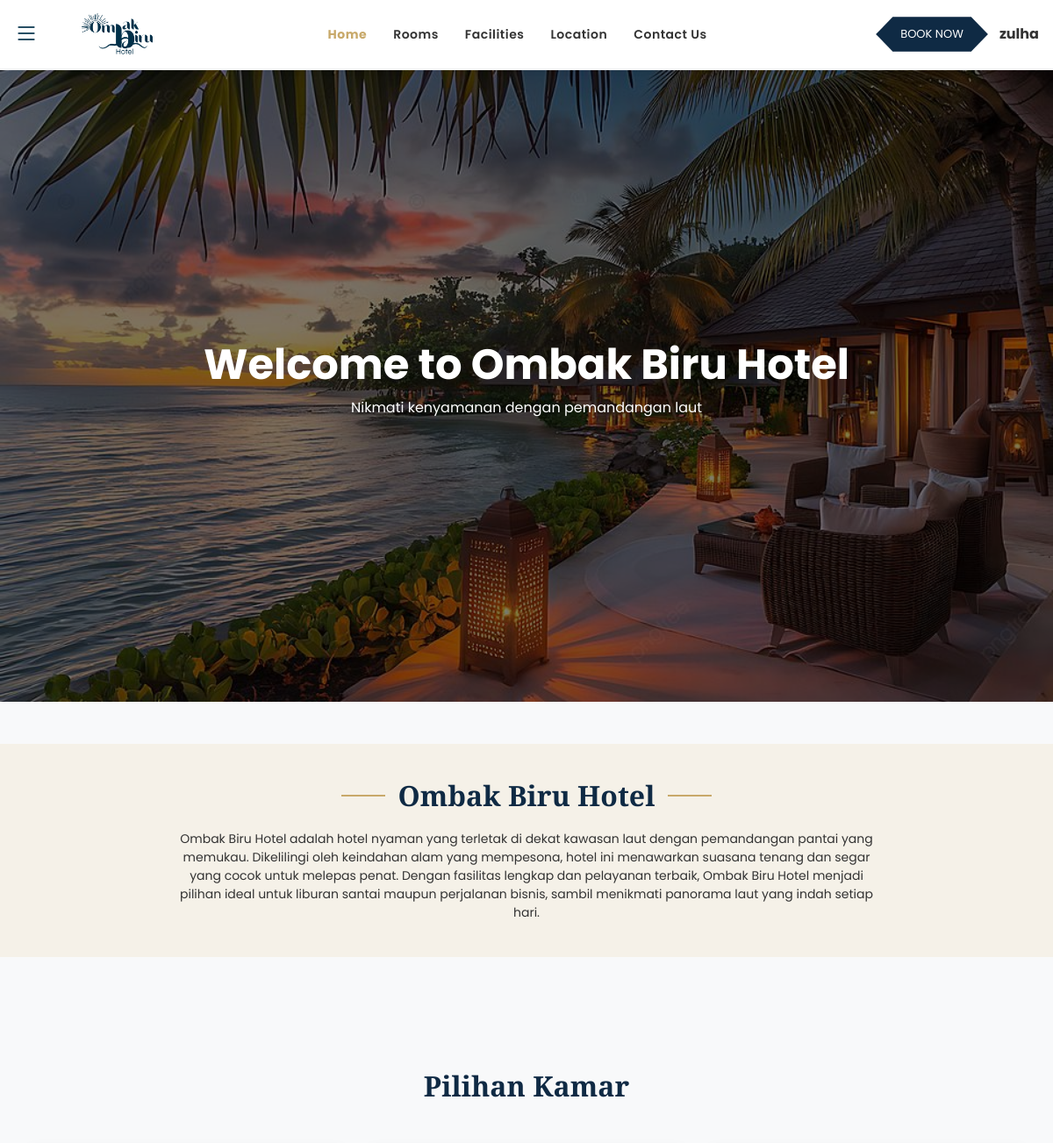
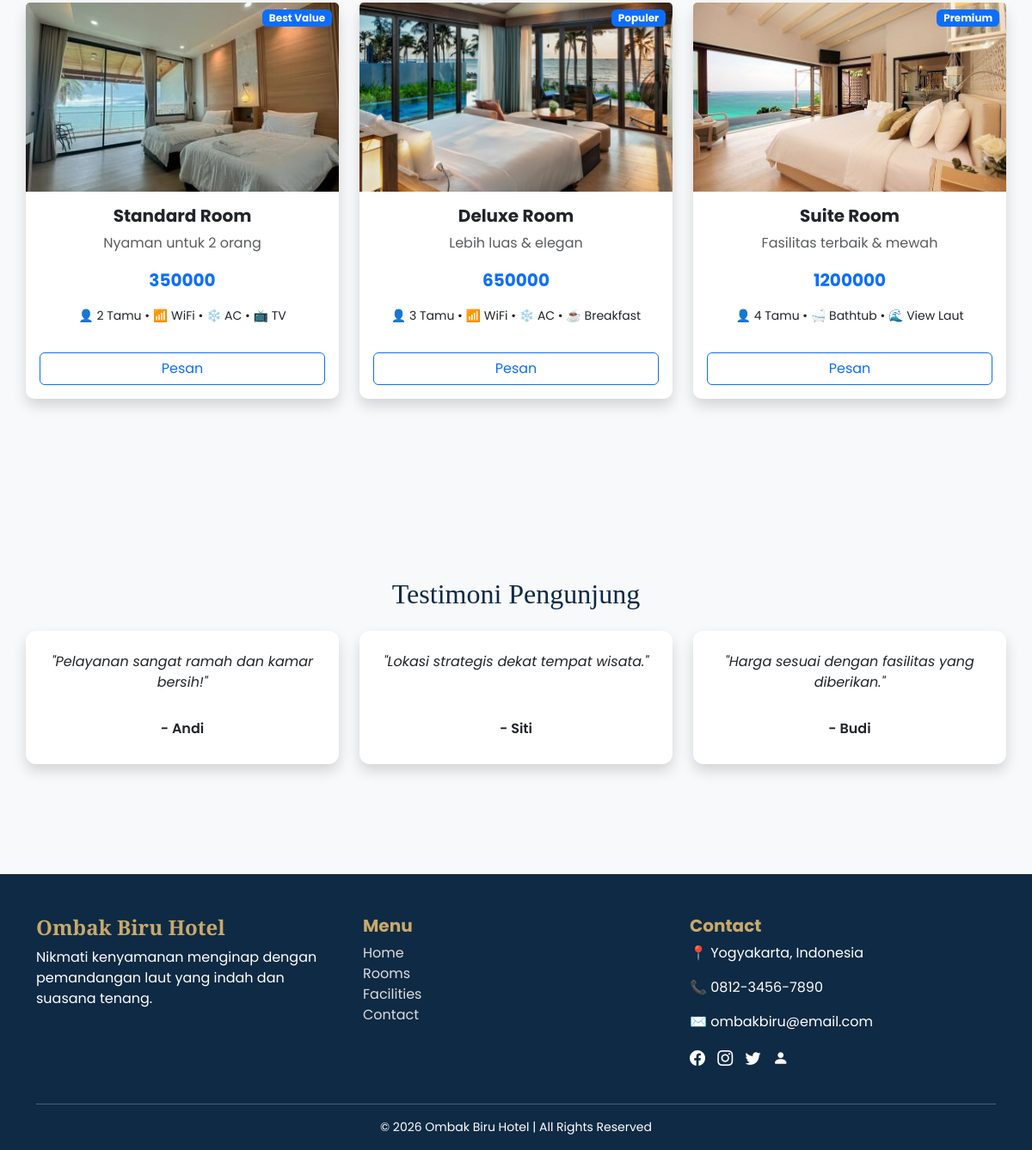
/dashboard.php (signed in), run on the app's committed database (2 pictures, top to bottom).
### tables this page shows
CREATE TABLE `kamar` (
  `id` int(11) NOT NULL,
  `nama` varchar(100) DEFAULT NULL,
  `deskripsi` text DEFAULT NULL,
  `harga` int(11) DEFAULT NULL,
  `fitur` text DEFAULT NULL,
  `gambar` varchar(255) DEFAULT NULL,
  `badge` varchar(50) DEFAULT NULL,
  `jumlah_unit` int(11) DEFAULT NULL
);

### dashboard.php (the view, shortened to what this page needs)
<?php
include 'koneksi.php';
$query = mysqli_query($conn, "SELECT * FROM kamar");
$kamar = mysqli_fetch_all($query, MYSQLI_ASSOC);
?>
<!DOCTYPE html>
<html lang="en">
<head>
    <link href="https://cdn.jsdelivr.net/npm/bootstrap@5.3.8/dist/css/bootstrap.min.css" rel="stylesheet">
    <link rel="stylesheet" href="https://cdn.jsdelivr.net/npm/bootstrap-icons@1.11.3/font/bootstrap-icons.css">
    <link rel="stylesheet" href="css/dashboard.css?v=1000">
</head>
<body>
<header class="navbar-custom d-flex align-items-center justify-content-between px-3">
    <div class="d-flex align-items-center gap-3">
    <div class="hamburger position-relative">
    <i class="bi bi-list" id="hamburgerBtn"></i>
</div>
    <div class="logo">
        <a href="dashboard.php">
            <img src="img/logo.png" alt="Logo">
        </a>
    </div>
</div>
    <div class="menu">
        <a href="#home" class="active">Home</a>
        <a href="#rooms">Rooms</a>
        <a href="fasilitas.php">Facilities</a>
        <a href="#location">Location</a>
        <a href="#location">Contact Us</a>
    </div>
    <div class="d-flex align-items-center">
        <a href="#rooms" class="btn-book">BOOK NOW</a>
        <?php if(isset($_SESSION['user'])): ?>
            <span class="fw-bold ms-2"><?= $_SESSION['user']['username']; ?></span>
        <?php else: ?>
            <a href="login_user.php" class="btn-book ms-2">Login</a>
        <?php endif; ?>
    </div>
</header>
<main>
<div class="hero-section" id="home">
    <div class="overlay">
        <div class="hero-content">
            <h1>Welcome to Ombak Biru Hotel</h1>
            <p>Nikmati kenyamanan dengan pemandangan laut</p>
        </div>
    </div>
</div>
<div class="about-section text-center my-5">
    <div class="title-line">
        <span></span>
        <h2>Ombak Biru Hotel</h2>
        <span></span>
    </div>
    <p>
        Ombak Biru Hotel adalah hotel nyaman yang terletak di dekat kawasan laut dengan pemandangan pantai yang memukau. Dikelilingi oleh keindahan alam yang mempesona, hotel ini menawarkan suasana tenang dan segar yang cocok untuk melepas penat. Dengan fasilitas lengkap dan pelayanan terbaik, Ombak Biru Hotel menjadi pilihan ideal untuk liburan santai maupun perjalanan bisnis, sambil menikmati panorama laut yang indah setiap hari.
    </p>
</div>
<div class="container kamar text-center my-5" id="rooms">
    <h2 class="mb-5 fw-bold">Pilihan Kamar</h2>
    <div class="row g-4">
    <?php foreach($kamar as $k) : ?>
    <div class="col-md-4 d-flex">
        <div class="card shadow w-100 d-flex flex-column">
            <div class="position-relative">
                <img src="<?= $k['gambar']; ?>" class="card-img-top">
                <span class="badge bg-primary position-absolute top-0 end-0 m-2">
                    <?= $k['badge']; ?>
                </span>
            </div>
            <div class="card-body text-center">
                <h5 class="fw-bold"><?= $k['nama']; ?></h5>
                <p class="text-muted"><?= $k['deskripsi']; ?></p>
                <p class="fw-bold text-primary fs-5"><?= $k['harga']; ?></p>
                <p class="small"><?= $k['fitur']; ?></p>
                <a href="booking.php?id=<?= $k['id']; ?>" class="btn btn-outline-primary w-100 mt-3">
                    Pesan
                </a>
            </div>
        </div>
    </div>
    <?php endforeach; ?>
    </div>
</div>
<div class="container testimoni text-center my-5">
    <h2 class="mb-4">Testimoni Pengunjung</h2>
    <div class="row g-4">
        <div class="col-md-4 d-flex">
            <div class="card p-4 shadow w-100 d-flex flex-column justify-content-between">
                <p>"Pelayanan sangat ramah dan kamar bersih!"</p>
                <h6 class="mt-3">- Andi</h6>
            </div>
        </div>
        <div class="col-md-4 d-flex">
            <div class="card p-4 shadow w-100 d-flex flex-column justify-content-between">
                <p>"Lokasi strategis dekat tempat wisata."</p>
                <h6 class="mt-3">- Siti</h6>
            </div>
        </div>
        <div class="col-md-4 d-flex">
            <div class="card p-4 shadow w-100 d-flex flex-column justify-content-between">
                <p>"Harga sesuai dengan fasilitas yang diberikan."</p>
                <h6 class="mt-3">- Budi</h6>
            </div>
        </div>
    </div>
</div>
</main>
<footer class="footer-custom text-white pt-5 pb-3">
    <div class="container">
        <div class="row">
            <div class="col-md-4 mb-4">
                <h4 class="fw-bold">Ombak Biru Hotel</h4>
                <p>Nikmati kenyamanan menginap dengan pemandangan laut yang indah dan suasana tenang.</p>
            </div>
            <div class="col-md-4 mb-4">
                <h5 class="fw-bold">Menu</h5>
                <ul class="list-unstyled">
                    <li><a href="#">Home</a></li>
                    <li><a href="#">Rooms</a></li>
                    <li><a href="#">Facilities</a></li>
                    <li><a href="#">Contact</a></li>
                </ul>
            </div>
            <div class="col-md-4 mb-4" id="location">
                <h5 class="fw-bold">Contact</h5>
                <p>📍 Yogyakarta, Indonesia</p>
                <p>📞 0812-3456-7890</p>
                <p>✉️ ombakbiru@email.com</p>
                <div class="social-icons mt-3">
                    <a href="#"><i class="bi bi-facebook"></i></a>
                    <a href="#"><i class="bi bi-instagram"></i></a>
                    <a href="#"><i class="bi bi-twitter"></i></a>
                    <a href="login_admin.php" class="icon-user">
                        <i class="bi bi-person-fill"></i>
                    </a>
                </div>
            </div>
        </div>
        <hr class="bg-light">
        <p class="text-center small mb-0">
            &copy; 2026 Ombak Biru Hotel | All Rights Reserved
        </p>
    </div>
</footer>
</body>
</html>

### css/dashboard.css (style rules this page uses)
body { padding-top: 80px; color: #333; background-color: #f8f9fa; font-family: 'Poppins', sans-serif; }
h2, h3, h4 { font-family: 'Playfair Display', serif; color: #0f2a44; }
.navbar-custom { position: fixed; top: 0; left: 0; width: 100%; z-index: 1000; display: flex; align-items: center; justify-content: space-between; padding: 12px 60px; background: white; box-shadow: 0 2px 10px rgba(0,0,0,0.05); }
.logo img { height: 54px; transition: 0.3s; }
.logo { margin-left: 30px; }
.menu { display: flex; gap: 30px; margin: 0 auto; }
.menu a { text-decoration: none; color: #333; font-size: 14px; font-weight: 600; letter-spacing: 0.5px; transition: 0.3s; }
.menu a.active { color: #c8a96a; font-weight: 700; }
.btn-book { background: #0f2a44 !important; color: white; padding: 10px 28px; font-size: 13px; text-decoration: none; box-shadow: 0 4px 12px rgba(15, 42, 68, 0.3); margin-right: 5px; clip-path: polygon( 15% 0%, 85% 0%, 100% 50%, 85% 100%, 15% 100%, 0% 50% ); display: inline-block; transition: 0.3s; }
.hero-section { height: calc(100vh - 80px); background: url('../img/hotel.jpg') center/cover no-repeat; position: relative; }
.hero-section .overlay { position: absolute; inset: 0; background: rgba(0,0,0,0.5); display: flex; justify-content: center; align-items: center; text-align: center; }
.hero-section h1 { font-size: 3rem; color: white; font-weight: bold; }
.hero-content p { color: white; font-size: 16px; }
.kamar, .testimoni { padding: 80px 0; }
.card { border: none; border-radius: 10px; transition: 0.3s; }
.card-img-top { height: 220px; object-fit: cover; }
.about-section { background: #f5f1e8; padding: 40px 80px; }
.title-line { display: flex; align-items: center; justify-content: center; gap: 15px; margin-bottom: 20px; }
.title-line span { width: 50px; height: 2px; background-color: #c8a96a; }
.title-line h2 { margin: 0; font-weight: 600; }
.about-section p { max-width: 800px; margin: auto; font-size: 14px; }
.kamar .card { display: flex; flex-direction: column; height: 100%; }
.kamar .card-body { flex-grow: 1; display: flex; flex-direction: column; justify-content: space-between; }
.testimoni .card { height: 100%; border-radius: 12px; }
.testimoni p { font-style: italic; }
.testimoni h6 { font-weight: 600; }
.footer-custom { background-color: #0F2A44; }
.footer-custom h4, .footer-custom h5 { color: #C8A96A; }
.footer-custom a { color: #ddd; text-decoration: none; }
.social-icons a { color: white; margin-right: 10px; font-size: 18px; gap: 5px; }
.hamburger { font-size: 40px; color: #003049; cursor: pointer; }
.hamburger { cursor: pointer; font-size: 28px; }

### data on the page
kamar: gambar (picture), badge "Best Value", nama "Standard Room", deskripsi "Nyaman untuk 2 orang", harga "350000", fitur "👤 2 Tamu • 📶 WiFi • ❄️ AC • 📺 TV"
kamar: gambar (picture), badge "Populer", nama "Deluxe Room", deskripsi "Lebih luas & elegan", harga "650000", fitur "👤 3 Tamu • 📶 WiFi • ❄️ AC • ☕ Breakfast"
kamar: gambar (picture), badge "Premium", nama "Suite Room", deskripsi "Fasilitas terbaik & mewah", harga "1200000", fitur "👤 4 Tamu • 🛁 Bathtub • 🌊 View Laut"

### other printed values
$_SESSION['user']['username'] "zulha"
